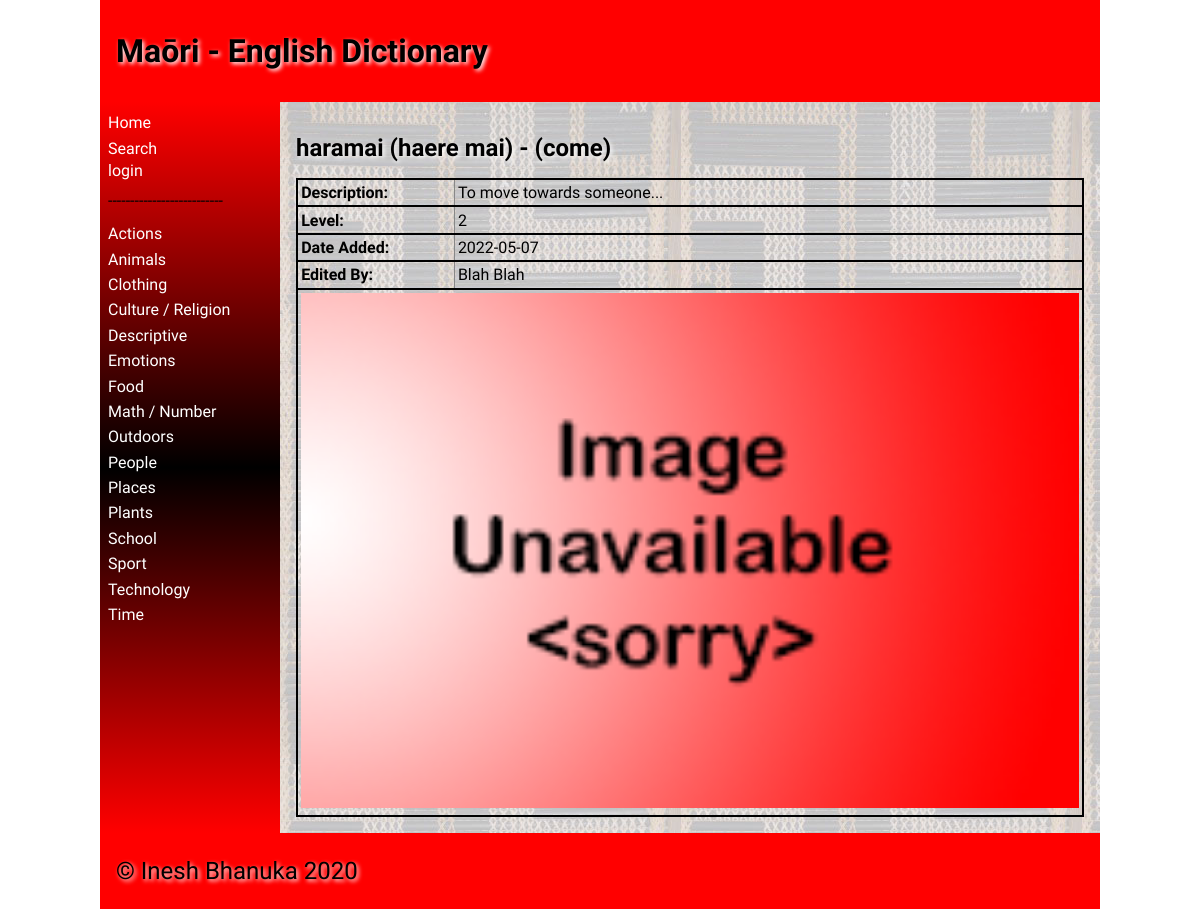
The page /word/2 on the database as committed earlier.
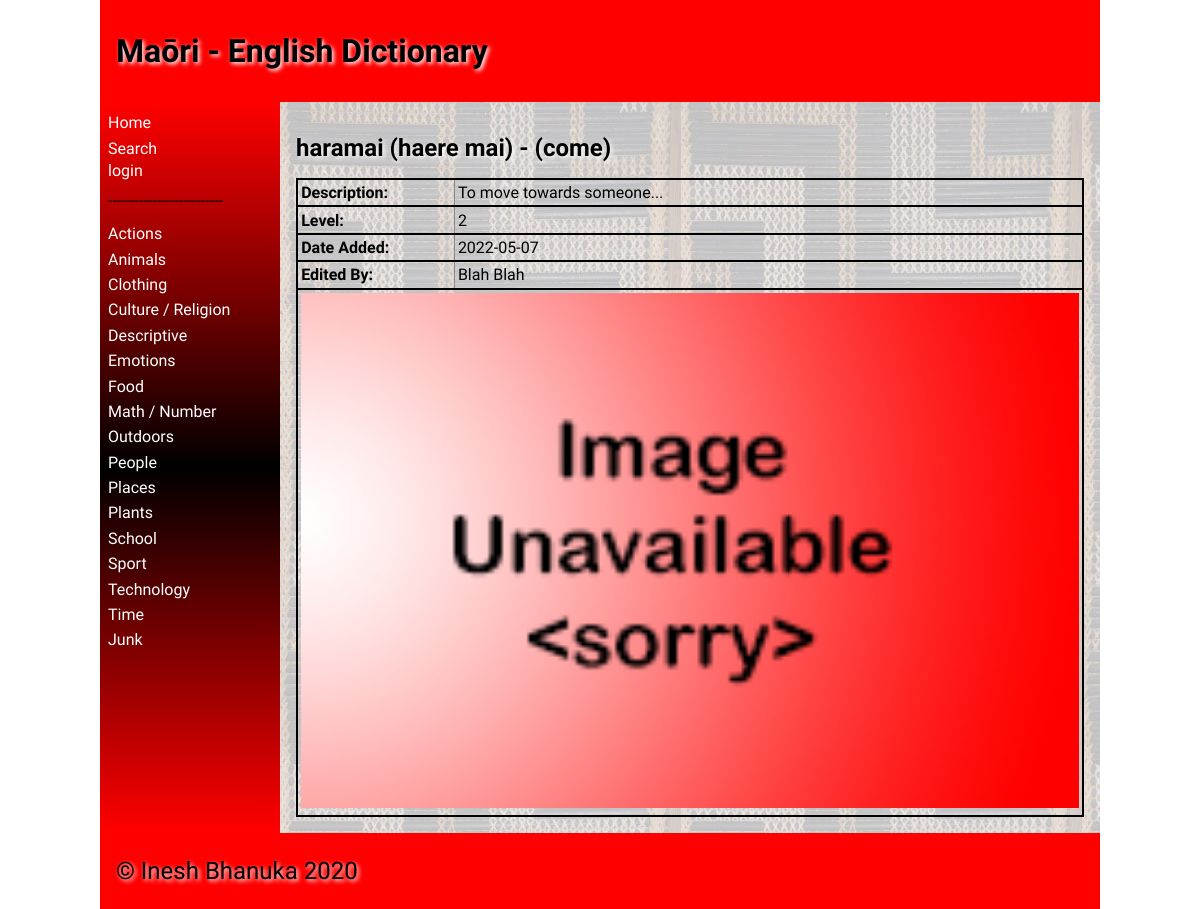
The same page on the database as committed later.
### tables this page shows
CREATE TABLE "category"
(
    id            integer
        primary key autoincrement,
    category_name varchar(30)
);

CREATE TABLE "dictionary"
(
    id          integer
        primary key autoincrement,
    maori       varchar(30),
    english     varchar(30),
    description varchar(1000),
    level       integer,
    category_id integer
        references category
            on delete cascade,
    image_name  varchar(30) default null,
    user_id     integer
        references user_details
            on delete set null,
    date_added  datetime
);

### app.py (the view, shortened to what this page needs)
@app.route('/word/<id>', methods=["POST", "GET"])
def render_word(id):
    con = create_connection(DATABASE)
    cur = con.cursor()
    query = """SELECT d.id, d.maori, d.english, d.description, d.level, d.image_name, d.date_added, ifnull(u.first_name, ''), ifnull(u.last_name, '')
               FROM dictionary d
               LEFT JOIN user_details u on d.user_id = u.id
               WHERE d.id = ?"""
    cur.execute(query, (id,))
    word_details = cur.fetchall()
    checked = []
    for i in range(1, 11):
        print(i)
        if word_details[0][4] == i:
            checked.append("checked")
        else:
            checked.append("")
    print(checked)
    print(word_details)
    print(word_details[0][4])
    con.close()
    return render_template("word.html", word_details=word_details, logged_in=is_logged_in(), checked=checked,
                           category_list=render_category_list(), allow_edit=allow_edit())

### app.py (called while the page is built, shortened)
def create_connection(db_file):
    try:
        connection = sqlite3.connect(db_file)
        connection.execute('pragma foreign_keys=ON')
        return connection
    except Error as e:
        print(e)
    return None

def render_category_list():
    con = create_connection(DATABASE)
    cur = con.cursor()
    query = "SELECT * FROM category"
    cur.execute(query)
    category_list = cur.fetchall()
    con.close()
    return category_list

def is_logged_in():
    if session.get('email') is None:
        print("not logged in")
        return False
    else:
        print("logged in")
        return True

def allow_edit():
    if not is_logged_in():
        return False

### templates/word.html (shortened to what this page needs)
{% extends "base.html" %}
    {% set id = word_details[0][0] %}
    {% set maori = word_details[0][1] %}
    {% set english = word_details[0][2] %}
    {% set description = word_details[0][3] %}
    {% set level = word_details[0][4] %}
    {% set image = word_details[0][5] %}
    {% set date_added = word_details[0][6] %}
    {% set edited_by = word_details[0][7] + ' ' + word_details[0][8] %}
{% block main %}
    {% if logged_in and allow_edit %}
        <h2>{{ maori }} - ({{english}})<strong> -</strong> <a href="\delete_word\{{ id }}">Delete Word</a></h2>
    {% else %}
        <h2>{{ maori }} - ({{english}})</h2>
    {% endif %}
    <table class="word-table">
        <tbody>
            {% if maori != None %}
                <tr>
                    <td><strong>Description: </strong></td>
                    <td>{{ description }}</td>
                </tr>
                <tr>
                    <td><strong>Level: </strong></td>
                    <td>{{ level }}</td>
                </tr>
                <tr>
                    <td><strong>Date Added: </strong></td>
                    <td>{{ date_added }}</td>
                </tr>
                <tr>
                    <td><strong>Edited By: </strong></td>
                    <td>{{ edited_by }}</td>
                </tr>
                    <td colspan="2"><img src= "../static/images/{{ image }}"></td>
            {% endif %}
        </tbody>
    </table>
{% endblock %}

### templates/base.html (shortened to what this page needs)
<!doctype html>
<html lang="en">
<head>
	<link href="{{ url_for('static', filename='css/style.css') }}" rel="stylesheet">
</head>
<body>
	<div id="container">
		<header>
			<h1>{% block heading %}Maōri - English Dictionary{% endblock %}</h1>
		</header>
		<nav>
			<ul>
                <li><a href="/">Home</a></li>
				<li><a href="/fulldict">Search</a></li>
				{% if logged_in %}
                    {% if allow_edit %}
					    <a href="/addcategory">Add Category</a>
                    {% endif %}
					<a href="/logout">Logout</a>
                {% else %}
                    <a href="/login">login</a>
                {% endif %}
				<li><p>--------------------------</p></li>
                {% for category in category_list %}
                    <li><a href="/category/{{ category[0] }}">{{ category[1] }}</a></li>
                {% endfor %}
			</ul>
		</nav>
		<main>
            {% block main %}{% endblock %}
        </main>
		<footer>
			<p>
				&copy; Inesh Bhanuka 2020
			</p>
		</footer>
	</div>
</body>
</html>

### static/css/style.css (style rules this page uses)
* { font-family: Comfortaa, sans-serif; margin: 0; padding: 0; box-sizing: border-box; }
#container { display: grid; grid-template-columns: 75px auto; grid-template-areas: 'nav header' 'main main' 'footer footer'; }
header { grid-area: header; background-color: #f00; padding: 1rem; }
nav { grid-area: nav; }
main { grid-area: main; padding: 1rem; background-color: #edd; }
h1, h2, h3, h4 { padding: 1rem 0; font-family: 'Suez One', serif; color: #000; text-shadow: 2px 2px 4px #fff; }
p { padding: 0.5rem 0; }
a { color: #222; }
img { width: 100%; }
table { width: 100%; border: 2px solid #666; border-collapse: collapse; }
.word-table tbody tr { border: 2px solid black; width: 100%; }
.word-table td:first-child { width: 20% }
th, td { border: 1px solid #888; padding: 0.2rem; text-align: left; }
tr td:last-child { width: 90px; }
footer { grid-area: footer; padding: 1rem; background-color: #f00; }
footer p { color: #000; text-shadow: 2px 2px 4px #fff; font-size: 1.5rem; }
@media only screen and (min-width: 768px) { #container { grid-template-columns: 180px auto; grid-template-areas: 'header header' 'nav main' 'footer footer'; } }
@media only screen and (min-width: 768px) { nav { background: linear-gradient(180deg, rgba(255,0,0,1) 0%, rgba(0, 0, 0, 1) 50%, rgba(255,0,0,1) 100%); padding: 0.5rem; } }
@media only screen and (min-width: 768px) { nav ul { list-style: none; } }
@media only screen and (min-width: 768px) { nav li { padding: 0.2rem 0; } }
@media only screen and (min-width: 768px) { nav a { color: #fff; text-decoration: none; } }
@media only screen and (min-width: 768px) { main { background-image: url('../images/poutama.jpg'); } }
@media only screen and (min-width: 1000px) { #container { width: 1000px; margin: auto; } }

Rows that differ between the two databases and show on the page:
added category: category_name "Junk"
